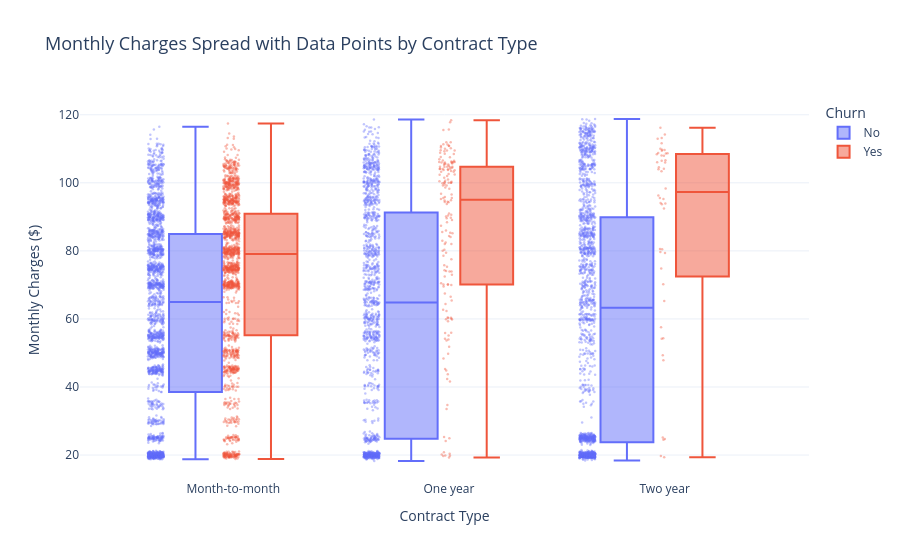

Source (notebook cell):
### Code cell
# CELL 8 — Box Plot: Monthly Charges spread by Contract
# (Equivalent to "ROI Spread with Data Points" in video)
# ─────────────────────────────────────────────
fig_box = px.box(
    df,
    x='Contract',
    y='MonthlyCharges',
    color='Churn',
    points='all',               # show all data points like video
    title='Monthly Charges Spread with Data Points by Contract Type',
    color_discrete_map={'Yes': '#EF553B', 'No': '#636EFA'},
    template='plotly_white',
    hover_data=['tenure', 'InternetService']
)
fig_box.update_layout(
    title_font_size=18,
    xaxis_title='Contract Type',
    yaxis_title='Monthly Charges ($)',
)
fig_box.update_traces(marker=dict(size=2.5, opacity=0.4))
fig_box.show()
# fig_box.write_html('boxplot_monthly_charges.html')

### Figure 1 — Plotly figure (JSON) as saved in the notebook; plotly's stock layout.template omitted (floating-point values rounded to 4 significant figures; data arrays with more than 128 entries replaced by an {"elided": "..."} marker saying what was removed)
{"data": [{"alignmentgroup": "True", "boxpoints": "all", "customdata": {"elided": "5174x2 mixed values"}, "hovertemplate": "Churn=No<br>Contract=%{x}<br>MonthlyCharges=%{y}<br>tenure=%{customdata[0]}<br>InternetService=%{customdata[1]}<extra></extra>", "legendgroup": "No", "marker": {"color": "#636EFA", "opacity": 0.4, "size": 2.5}, "name": "No", "notched": false, "offsetgroup": "No", "orientation": "v", "showlegend": true, "type": "box", "x": {"elided": "5174 str values"}, "x0": " ", "xaxis": "x", "y": {"elided": "5174 float values"}, "y0": " ", "yaxis": "y"}, {"alignmentgroup": "True", "boxpoints": "all", "customdata": {"elided": "1869x2 mixed values"}, "hovertemplate": "Churn=Yes<br>Contract=%{x}<br>MonthlyCharges=%{y}<br>tenure=%{customdata[0]}<br>InternetService=%{customdata[1]}<extra></extra>", "legendgroup": "Yes", "marker": {"color": "#EF553B", "opacity": 0.4, "size": 2.5}, "name": "Yes", "notched": false, "offsetgroup": "Yes", "orientation": "v", "showlegend": true, "type": "box", "x": {"elided": "1869 str values"}, "x0": " ", "xaxis": "x", "y": {"elided": "1869 float values"}, "y0": " ", "yaxis": "y"}], "layout": {"autosize": true, "boxmode": "group", "legend": {"title": {"text": "Churn"}, "tracegroupgap": 0}, "title": {"font": {"size": 18}, "text": "Monthly Charges Spread with Data Points by Contract Type"}, "xaxis": {"anchor": "y", "autorange": true, "domain": [0, 1], "range": [-0.7085, 2.669], "title": {"text": "Contract Type"}, "type": "category"}, "yaxis": {"anchor": "x", "autorange": true, "domain": [0, 1], "range": [12.67, 124.3], "title": {"text": "Monthly Charges ($)"}, "type": "linear"}}}
